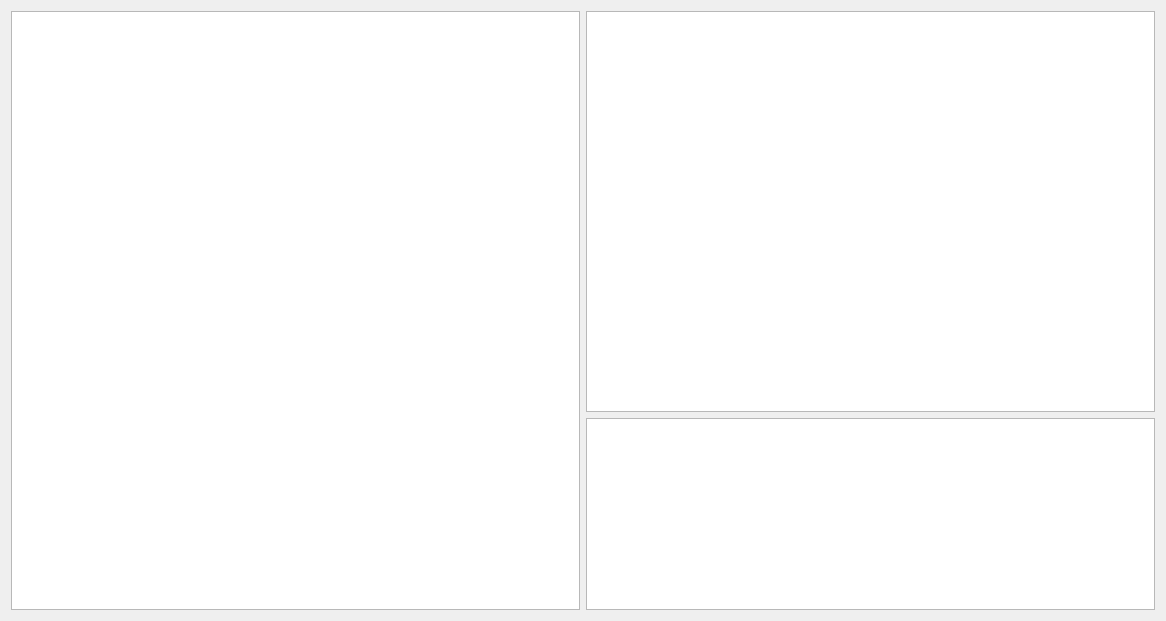
<?xml version="1.0" encoding="UTF-8"?>
<ui version="4.0">
 <class>Widget</class>
 <widget class="QWidget" name="Widget">
  <property name="geometry">
   <rect>
    <x>0</x>
    <y>0</y>
    <width>1166</width>
    <height>621</height>
   </rect>
  </property>
  <property name="windowTitle">
   <string>Viewer</string>
  </property>
  <layout class="QGridLayout" name="gridLayout">
   <item row="0" column="0">
    <layout class="QHBoxLayout" name="horizontalLayout">
     <item>
      <widget class="QTableWidget" name="tableWidget_WithJmp"/>
     </item>
     <item>
      <layout class="QVBoxLayout" name="verticalLayout" stretch="10,0">
       <item>
        <widget class="QListWidget" name="listWidget_Flow"/>
       </item>
       <item>
        <widget class="QPlainTextEdit" name="plainTextEdit_regs"/>
       </item>
      </layout>
     </item>
    </layout>
   </item>
  </layout>
 </widget>
 <layoutdefault spacing="6" margin="11"/>
 <resources/>
 <connections/>
</ui>
